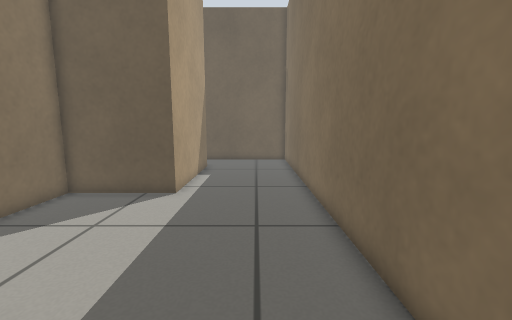
View 1 (above)

16 first-person views from a walk through a world built for the Gazebo simulator. The camera is 0.62 m above the floor, tilts 8° down and sees 90° across. The floor is counted in squares, 0.2 m on a side. Each view is taken from the middle of a square. On the plan, view 1 faces up. The plan holds only what a view shows up to about 19 squares ahead; the rest is blank.

View 2
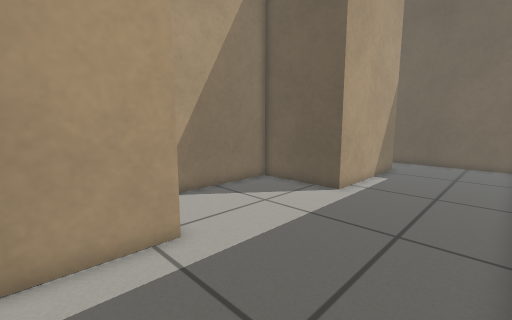

View 3
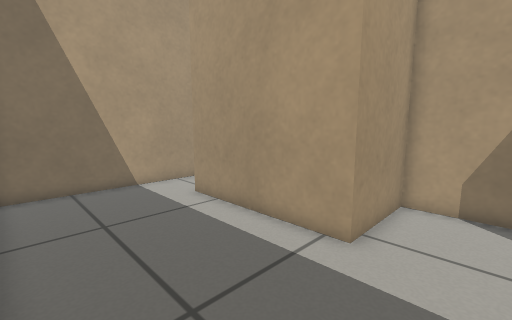

View 4
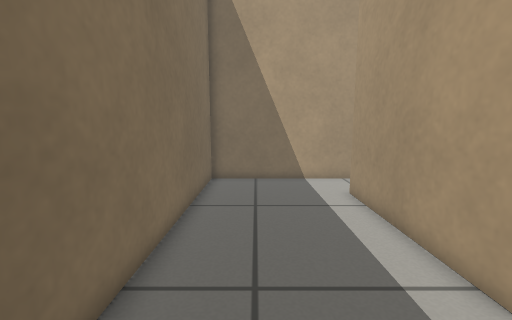

View 5
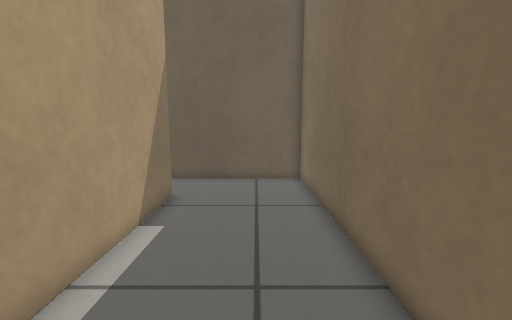

View 6
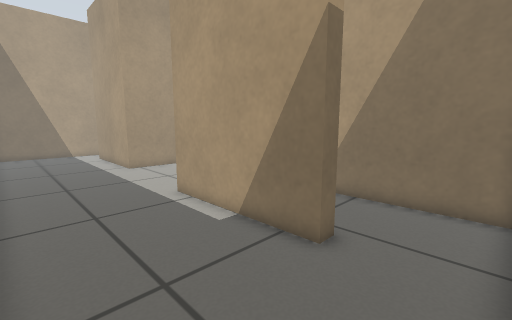

View 7
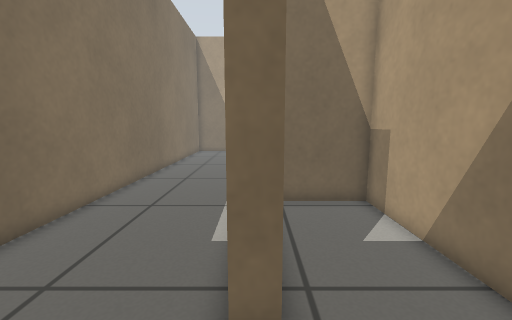

View 8
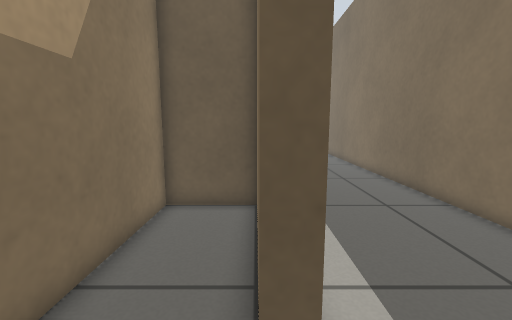

View 9
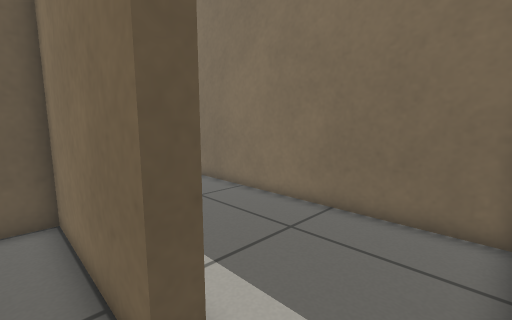

View 10
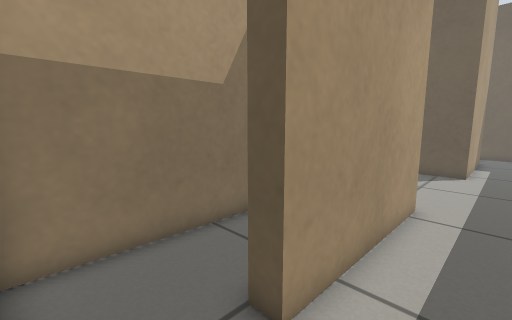

View 11
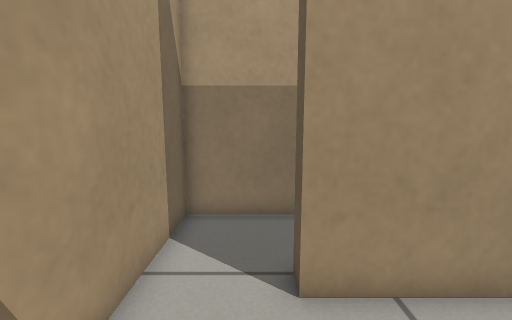

View 12
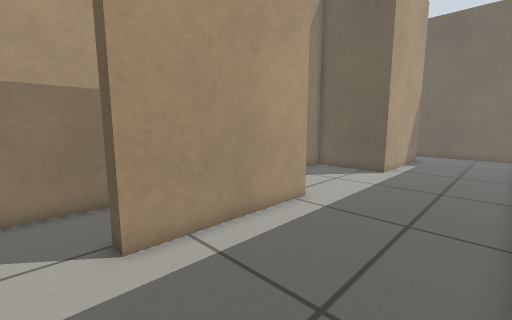

View 13
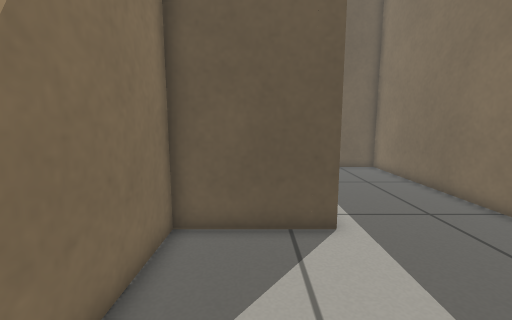

View 14
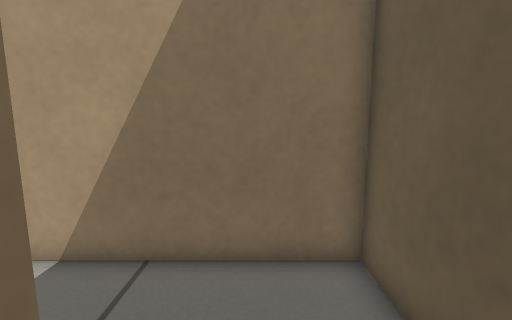

View 15
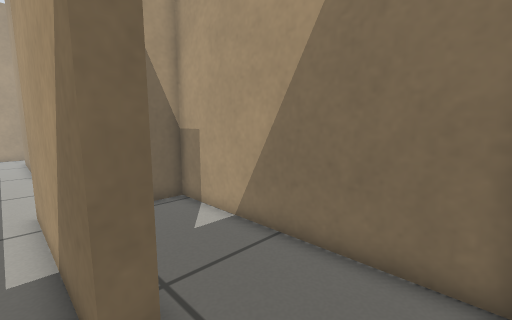

View 16
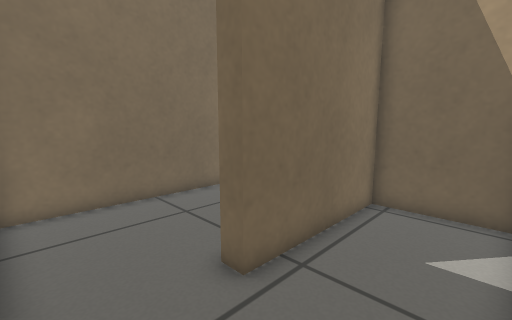

### Floor plan
Ten units are one square. View 1 is at (0, 0); x grows to the right and y downward. Boxes are objects, and circles mark ways between rooms. Rooms are numbered by the first view taken in them; rooms with no view inside come last. Other rooms are left out.
<svg viewBox="-90 -229 120 308">
<path fill="none" stroke="#000" d="M-36 -187 -36 -112 -85 -112 -85 -33 -42 -33 -42 42M-35 74 25 74 25 -224 -35 -224M-35 -224 -85 -224 -85 -120 -44 -120 -44 -187 -36 -187M-42 42 -50 42 -50 -25 -85 -25 -85 74 -35 74"/>
<circle cx="-40" cy="-205" r="3" fill="#2a7"/>
<circle cx="-45" cy="60" r="3" fill="#2a7"/>
<text x="-10" y="-70">1</text>
<text x="-60" y="-180">2</text>
<text x="-70" y="30">3</text>
</svg>
Room 1 opens to room 2. Room 1 opens to room 3.

Where each view was taken, in squares from view 1:
view 1: 0 up, 0 right, facing up
view 2: 0 up, 2 right, facing up-left
view 3: 6 up, 2 right, facing down-left
view 4: 7 up, 0 right, facing down
view 5: 8 up, 0 right, facing up
view 6: 22 up, 2 right, facing down-left
view 7: 22 up, 4 left, facing down
view 8: 7 down, 5 left, facing up
view 9: 7 down, 6 left, facing up-right
view 10: 7 down, 2 left, facing up-left
view 11: 5 down, 0 right, facing left
view 12: 6 down, 2 right, facing up-left
view 13: 4 up, 6 left, facing up
view 14: 20 up, 3 left, facing left
view 15: 22 up, 3 left, facing down-left
view 16: 22 up, 8 left, facing down-right
